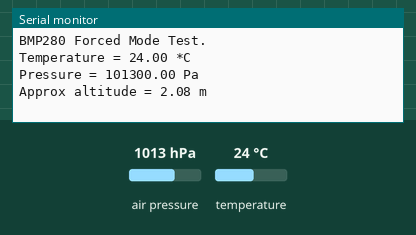
Simulated run of this sketch. Board: ESP32. Shown: the last lines printed to the serial monitor. The test bench sets the inputs (shaded band); at power-on: air pressure 1013 hPa, temperature 24 °C.

Above: at 1.7 s.
1.8 s: air pressure set to 952 hPa
At 3.1 s:
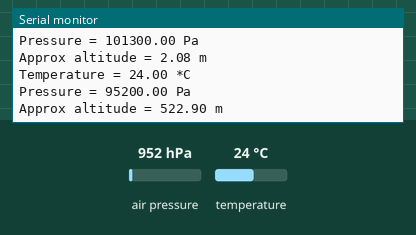
3.3 s: temperature set to 12 °C
At 4.7 s:
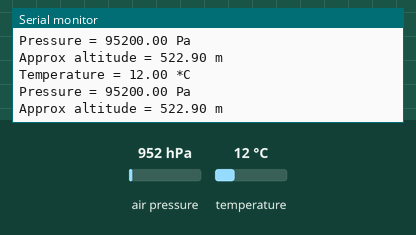
4.8 s: air pressure set to 975 hPa
At 7.7 s:
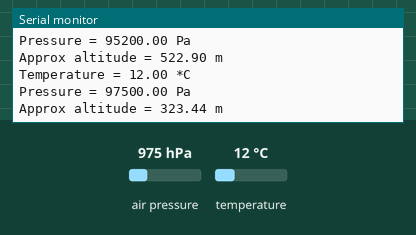
Timing chart, 0 to 9.2 s (numbered marks = the images above; inputs shaded):
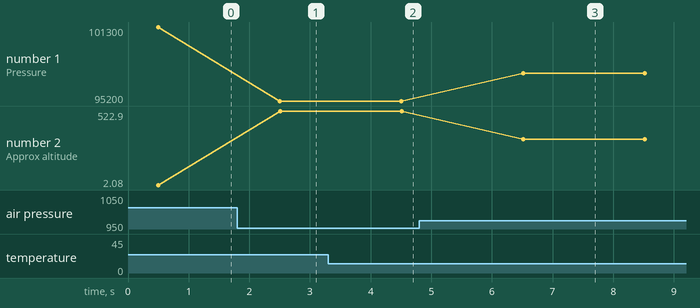

Measured:
- after the input at 1.8 s, the serial monitor: prints a new line after 0.71 s (image 1)
- after the input at 3.3 s, the serial monitor: prints a new line after 1.2 s (image 2)
- after the input at 4.8 s, the serial monitor: prints a new line after 1.7 s (image 3)
- plotted number 1: 101300 → 95200 after the input at 1.8 s, 95200 → 97500 after the input at 4.8 s
- plotted number 2: 2.08 → 522.9 after the input at 1.8 s, 522.9 → 323.44 after the input at 4.8 s

The sketch:

BMP280.ino
```cpp
#include <Adafruit_BMP280.h>

#define BMP280_SDA 21
#define BMP280_SCL 20


Adafruit_BMP280 bmp(&Wire); // I2C

void setup() {
  Serial.begin(115200);
  Serial.println(F("BMP280 Forced Mode Test."));

  delay(500);
  Wire.begin(BMP280_SDA, BMP280_SCL);


  //if (!bmp.begin(BMP280_ADDRESS_ALT, BMP280_CHIPID)) {
  if (!bmp.begin(0x76)) {
    Serial.println(F("Could not find a valid BMP280 sensor, check wiring or "
                     "try a different address!"));
    while (1) delay(10);
  }

  /* Default settings from datasheet. */
  bmp.setSampling(Adafruit_BMP280::MODE_FORCED,     /* Operating Mode. */
                  Adafruit_BMP280::SAMPLING_X2,     /* Temp. oversampling */
                  Adafruit_BMP280::SAMPLING_X16,    /* Pressure oversampling */
                  Adafruit_BMP280::FILTER_X16,      /* Filtering. */
                  Adafruit_BMP280::STANDBY_MS_500); /* Standby time. */
}

void loop() {
  // must call this to wake sensor up and get new measurement data
  // it blocks until measurement is complete
  if (bmp.takeForcedMeasurement()) {
    // can now print out the new measurements
    Serial.print(F("Temperature = "));
    Serial.print(bmp.readTemperature());
    Serial.println(" *C");

    Serial.print(F("Pressure = "));
    Serial.print(bmp.readPressure());
    Serial.println(" Pa");

    Serial.print(F("Approx altitude = "));
    Serial.print(bmp.readAltitude(1013.25)); /* Adjusted to local forecast! */
    Serial.println(" m");

    Serial.println();
    delay(2000);
  } else {
    Serial.println("Forced measurement failed!");
  }
}
```
